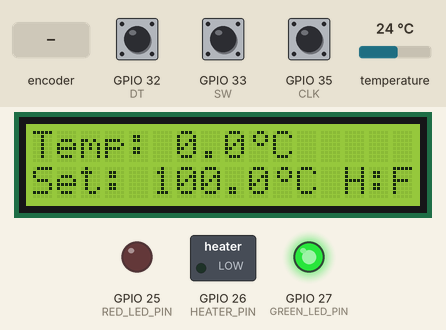
The program below on a simulated ESP32. On the bench: 16×2 character LCD, switched loads named in the program (green lamp = pin HIGH), output pins drawn as LEDs (lit = HIGH). Inputs (shaded band) come from the test bench; at power-on: GPIO 33 (SW) HIGH, temperature 24 °C, GPIO 32 (DT) HIGH, GPIO 35 (CLK) HIGH. What the program prints to the serial monitor is not drawn.

Above: at 1.2 s.
1.3 s: rotary encoder on GPIO 35 (CLK) / GPIO 32 (DT) turned 1 step (first pin leading)
At 2.6 s:
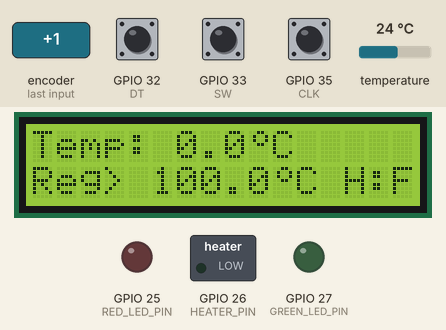
4.4 s: GPIO 33 (SW) pulled LOW for 2.65 s
At 8.3 s:
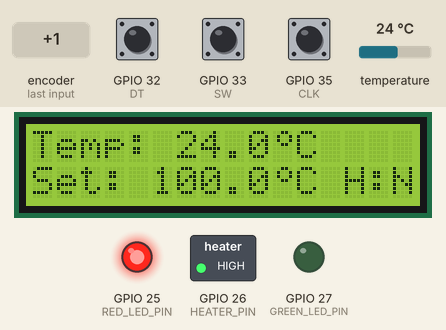
8.6 s: rotary encoder on GPIO 35 (CLK) / GPIO 32 (DT) turned 2 steps (second pin leading)
At 10.6 s:
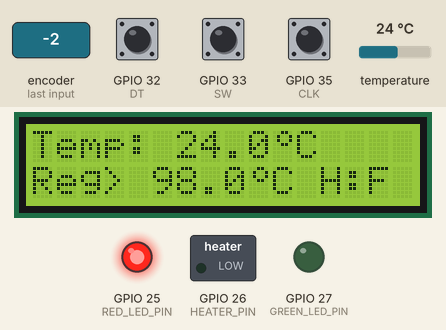
11.7 s: temperature set to 12 °C
At 14.5 s:
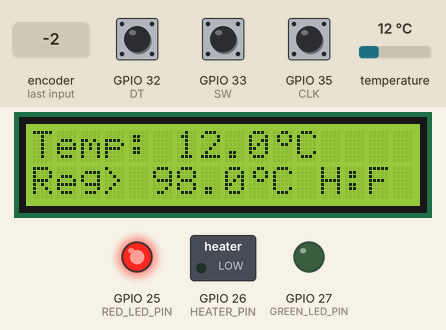
14.8 s: temperature set to 0 °C
At 18.5 s:
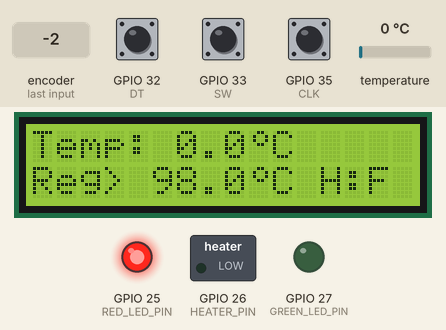
21.3 s: GPIO 33 (SW) pulled LOW for 2.65 s
At 25.0 s:
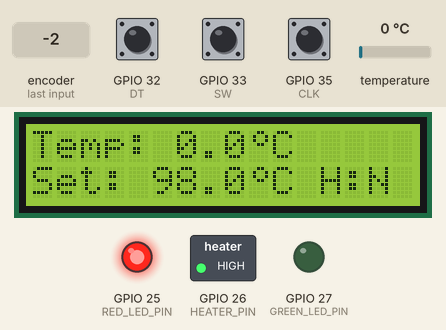
Timing chart, 0 to 26.5 s (numbered marks = the images above; inputs shaded):
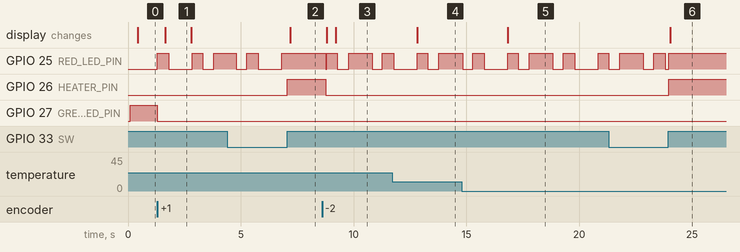

Measured:
- after the input at 1.3 s, GPIO 25 (RED_LED_PIN): goes HIGH 0.50 s, LOW 1.0 s, HIGH 0.46 s, LOW 0.50 s, then HIGH, starting at once; GPIO 27 (GREEN_LED_PIN): HIGH → LOW at once; the display: changes after 0.34 s (image 1)
- after the input at 4.4 s, GPIO 25 (RED_LED_PIN): goes on until 6.8 s, then stays HIGH; GPIO 26 (HEATER_PIN): LOW → HIGH after 2.7 s; the display: changes after 2.8 s (image 2)
- after the input at 8.6 s, GPIO 25 (RED_LED_PIN): goes LOW 0.04 s, HIGH 0.46 s, LOW 0.50 s, HIGH 1.0 s, LOW 0.46 s, then HIGH, starting after 0.17 s; GPIO 26 (HEATER_PIN): HIGH → LOW after 0.17 s; the display: first changes after 0.21 s (image 3 shows a later state)
- after the input at 11.7 s, the display: changes after 1.1 s (image 4)
- after the input at 14.8 s, the display: changes after 2.0 s (image 5)
- after the input at 21.3 s, GPIO 26 (HEATER_PIN): LOW → HIGH after 2.7 s; the display: changes after 2.7 s (image 6)
- what the display in image 1 shows lasts 1.2 s, from 1.6 s to 2.8 s

The program:

main.cpp
```cpp
#include "config.h"


void setup() {
  // put your setup code here, to run once:
  Serial.begin(115200); // Initialisation de la communication série
  sensors.begin(); // Initialisation du capteur de température DS18B20
  Wire.begin(LCD_SDA, LCD_SCL); // Initialisation du bus I2C pour l'écran LCD
  lcd.begin(16, 2); // Initialisation de l'écran LCD
  lcd.createChar(0, degreeChar); // Création du caractère °
  lcd.backlight(); // Activation du rétroéclairage de l'écran LCD
  lcd.clear(); // Effacement de l'écran LCD
  myPID.SetOutputLimits(0, PWM_MAX_DUTY); // Limitation de la sortie du PID pour le PWM
  myPID.SetSampleTime(2000); // Définition du temps d'échantillonnage du PID à 2000 ms
  myPID.SetMode(AUTOMATIC); // Activation du PID
  pinMode(SW, INPUT_PULLUP); // SW au repos = HIGH, appuyé = LOW
  pinMode(CLK, INPUT); // Configuration de la broche CLK de l'encodeur en entrée
  pinMode(DT, INPUT); // Configuration de la broche DT de l'encode
  ledcSetup(PWM_CHANNEL, PWM_FREQ, PWM_RESOLUTION);
  ledcAttachPin(HEATER_PIN, PWM_CHANNEL);
  pinMode(RED_LED_PIN, OUTPUT); // Configuration de la broche de la LED rouge en sortie
  pinMode(GREEN_LED_PIN, OUTPUT); // Configuration de la broche de la LED verte en sortie
  digitalWrite(RED_LED_PIN, LOW); // LED rouge éteinte au démarrage
  digitalWrite(GREEN_LED_PIN, LOW); // Éteindre la LED verte au démarrage
  lastCLKstate = digitalRead(CLK); // Lecture de l'état initial du signal CLK de l'encodeur
  attachInterrupt(digitalPinToInterrupt(CLK), handleEncoderInterrupt, CHANGE); // Attachement de l'interruption pour l'encodeur rotatif sur le signal CLK
  attachInterrupt(digitalPinToInterrupt(SW), handleButtonInterrupt, CHANGE); // Appui et relâchement du bouton poussoir
}

void loop() {
  // put your main code here, to run repeatedly:
  unsigned long currentMillis = millis();

  //___0. Gestion du bouton poussoir de l'encodeur _________________________________
  handleButton(currentMillis);

  //___1. Lecture de la température toutes les 2000 ms _________________________________

  if (currentMillis - lastTempRead >= TEMP_INTERVAL) {
    previousInput = input;
    readTemperatureC();
    changeinput = !isnan(input) && !isnan(previousInput) && fabs(input - previousInput) > 0.01;
    if (heaterOn && !isnan(input)) {
      markHeatingCompleted();
      determineTu(currentMillis); // Déterminer Tu uniquement à chaque nouvelle mesure
    }
    if (experimentLogging && !isnan(input)) {
      logExperimentSample(currentMillis);
      if (coolingReachedAmbient()) {
        stopExperimentLogging();
      }
    }
    lastTempRead = currentMillis;
  }

  //___2. Gestion de l'encodeur rotatif pour le réglage de la température consignée ______
  if (encoderPos != 0) {
    heaterOn = false;
    stopExperimentLogging();
    enreglage = true;
    setpoint_cache += (double)encoderPos * 0.5; // Incrémenter ou décrémenter la consigne par pas de 0.5°C
    if (setpoint_cache < TEMP_MIN) {
      setpoint_cache = TEMP_MIN; // Limiter la consigne à 0°C minimum
    } else if (setpoint_cache > TEMP_MAX) {
      setpoint_cache = TEMP_MAX; // Limiter la consigne à 100°C maximum
    }
    setpoint = setpoint_cache; // Mettre à jour la consigne pour le PID
    resetTuDetection(); // Repartir sur une mesure Tu propre après changement de consigne
    encoderPos = 0; // Réinitialiser le compteur de l'encodeur
  }

  //___4. Contrôle du chauffage TOR/PID ____________________________
  if (heaterOn) {
    if (!isnan(input)) { // Vérifier si la température est valide avant de calculer le PID
      myPID.Compute(); // Calculer la sortie du PID
      setHeaterPower((int)output); // Régler la puissance du chauffage en fonction de la sortie du PID
    } else {
      ledcWrite(PWM_CHANNEL, 0); // Éteindre le chauffage si la température est invalide
    }
  } else {
    ledcWrite(PWM_CHANNEL, 0); // Éteindre le chauffage si désactivé
  }

  //___5. Affichage sur l'écran LCD toutes les 400 ms ____________________________
  if (currentMillis - lastDisplay >= DISPLAY_INTERVAL) {
    afficheurLCD(); // Mettre à jour l'affichage LCD
    if (heaterOn) {
      Serial.print("Temp: ");
      Serial.print(input);
      Serial.print(" °C, Setpoint: ");
      Serial.print(setpoint);
      Serial.print(" °C, Output: ");
      Serial.println(output);
    }
    lastDisplay = currentMillis;
  }

  //___6. Gestion des LED pour indiquer l'état du chauffage ____________________________
  if (enreglage) {
    if (currentMillis - lastLedBlink >= LED_BLINK_INTERVAL) {
      digitalWrite(RED_LED_PIN, !digitalRead(RED_LED_PIN)); // Faire clignoter la LED rouge si l'enregistrement est en cours
      digitalWrite(GREEN_LED_PIN, LOW);
      lastLedBlink = currentMillis;
    }
  } else if (heaterOn) {
    digitalWrite(RED_LED_PIN, HIGH); // Allumer la LED rouge si le chauffage est activé
    digitalWrite(GREEN_LED_PIN, LOW); // Éteindre la LED verte si le chauffage est activé
  } else {
    digitalWrite(RED_LED_PIN, LOW); // Éteindre la LED rouge si le chauffage est désactivé
    digitalWrite(GREEN_LED_PIN, HIGH); // Allumer la LED verte si le chauffage est désactivé
  }
} 
```

config.h
```cpp
#ifndef CONFIG_H
#define CONFIG_H

// Configuration options for the water heating system

//=========================INCLUDE==================================//

#include <Arduino.h>
#include <OneWire.h>
#include <DallasTemperature.h>
#include <LiquidCrystal_I2C.h>
#include <Wire.h>
#include <PID_v1.h>

//=========================BROCHES==================================//

// Broche OneWire du DS18B20 (ne pas partager avec l'I2C)
#define ONE_WIRE_BUS 19

// Broches pour l'écran LCD (D22, D23 sur ESP 32 DEVKIT V1)
#define LCD_SDA 22
#define LCD_SCL 23


// Broches de l'encodeur rotatif (D33, D32, D35 sur ESP 32 DEVKIT V1)
#define CLK 35
#define DT 32
#define SW 33

// Broche Heater (D26 sur ESP 32 DEVKIT V1, pin de sortie PWM valide)
#define HEATER_PIN 26

// Broches des LED RED & GREEN (D25, D26 sur ESP 32 DEVKIT V1)
#define RED_LED_PIN 25
#define GREEN_LED_PIN 27

//=========================PARAMETRES==================================//


double setpoint = 100.0, input, output, setpoint_cache = 100.0, previousInput = 0.0; // Variables pour le PID

double Kp = 300.0, Ki = 0.05, Kd = 100.0; // Paramètres PID

const double temperatureThreshold = 1.5; // Seuil de température pour le contrôle du chauffage
const double COOLING_AMBIENT_TEMPERATURE = 30.0;
const double COOLING_AMBIENT_TOLERANCE = 0.5;
const double HEATING_TARGET_TOLERANCE = 0.5;
const double MINIMUM_HEATING_RISE = 2.0;

// ── Limites de température (°C) ─────────────────────────────────
#define TEMP_MIN      30.0
#define TEMP_MAX      100.0
#define TEMP_STEP     1.0     // Pas de réglage par clic encodeur
#define HISTERESIS     0.5     // Hystérésis pour éviter les oscillations du chauffage


// ---- Configuration PWM (HEATER) ----
const int PWM_FREQ       = 50;   // 50 Hz
const int PWM_RESOLUTION = 8;      // 8 bits -> valeurs 0-255
const int PWM_CHANNEL    = 0;
const int PWM_MAX_DUTY   = (1 << PWM_RESOLUTION) - 1;


// ── Encodeur rotatif ────────────────────────────────────────────
volatile int encoderPos  = 0;
volatile int lastCLKstate;

// ── Anti-rebond bouton ───────────────────────────────────────────
// SW utilise INPUT_PULLUP : repos = HIGH, appui = LOW
volatile bool buttonPressedEvent  = false;
volatile bool buttonReleasedEvent = false;
volatile unsigned long buttonPressStartMs = 0;
volatile unsigned long buttonReleaseMs    = 0;
volatile unsigned long lastButtonIrqMs    = 0;
bool          buttonIsPressed = false;
unsigned long btnPressTime    = 0;
bool          btnHandled      = false;
bool changeinput = true; // Variable pour indiquer si l'entrée a changé


// ── Timing ──────────────────────────────────────────────────────
unsigned long lastTempRead  = 0;
unsigned long lastDisplay   = 0;
const unsigned long TEMP_INTERVAL    = 2000;
const unsigned long DISPLAY_INTERVAL = 400;
const unsigned long BUTTON_DEBOUNCE  = 50; // Anti-rebond pour le bouton poussoir
const unsigned long BUTTON_LONG_PRESS = 5000; // Durée d'appui long pour réinitialiser
const unsigned long LED_BLINK_INTERVAL = 500; // Intervalle de clignotement des LED (en ms)
unsigned long lastLedBlink = 0;

const int TU_PERIODS_REQUIRED = 3; // Nombre de périodes à moyenner pour Tu
int countTu = 0; // Compteur pour déterminer le Tu de Ziegler-Nichols
unsigned long lastTuCrossingMs = 0;
unsigned long tuPeriodSumMs = 0;

// ── Caractère ° personnalisé pour LCD ───────────────────────────
byte degreeChar[8] = {
  0b00110,
  0b01001,
  0b01001,
  0b00110,
  0b00000,
  0b00000,
  0b00000,
  0b00000
};

bool enreglage = false; // Variable pour indiquer si l'enregistrement est en cours
bool heaterOn = false; // Variable pour indiquer si le chauffage est activé

// Acquisition envoyee au PC pour generer les graphes de l'experience.
unsigned long experimentStartMs = 0;
bool experimentLogging = false;
enum ExperimentPhase {
  EXPERIMENT_IDLE,
  EXPERIMENT_HEATING,
  EXPERIMENT_COOLING
};
ExperimentPhase experimentPhase = EXPERIMENT_IDLE;
double experimentStartTemperature = NAN;
double experimentMaximumTemperature = NAN;
bool heatingCompleted = false;
//=========================CONFIGURATION==================================//

OneWire oneWire(ONE_WIRE_BUS);
DallasTemperature sensors(&oneWire);
LiquidCrystal_I2C lcd(0x27, 16, 2); // Adresse I2C de l'écran LCD (0x27 ou 0x3F) et dimensions (16 colonnes, 2 lignes)
PID myPID(&input, &output, &setpoint, Kp, Ki, Kd, DIRECT);

//=========================FONCTIONS==================================//

void startExperimentLogging(unsigned long currentMillis) {
  experimentStartMs = currentMillis;
  experimentLogging = true;
  experimentPhase = EXPERIMENT_HEATING;
  experimentStartTemperature = input;
  experimentMaximumTemperature = input;
  heatingCompleted = false;
  Serial.println("EXPERIMENT_BEGIN");
  Serial.println("DATA,elapsed_s,phase,temperature_c,target_c,pid_setpoint_c,output,target_error_c,pid_error_c");
}

void stopExperimentLogging() {
  if (!experimentLogging) {
    return;
  }
  experimentLogging = false;
  experimentPhase = EXPERIMENT_IDLE;
  heatingCompleted = false;
  Serial.println("EXPERIMENT_END");
}

void markHeatingCompleted() {
  if (isnan(input)) {
    return;
  }
  if (isnan(experimentStartTemperature)) {
    experimentStartTemperature = input;
  }

  if (isnan(experimentMaximumTemperature) || input > experimentMaximumTemperature) {
    experimentMaximumTemperature = input;
  }

  const bool reachedTarget = input >= setpoint_cache - HEATING_TARGET_TOLERANCE;
  const bool actuallyHeated =
      experimentMaximumTemperature >= experimentStartTemperature + MINIMUM_HEATING_RISE;
  heatingCompleted = heatingCompleted || (reachedTarget && actuallyHeated);
}

void startCoolingLogging() {
  if (!experimentLogging || experimentPhase != EXPERIMENT_HEATING) {
    return;
  }
  experimentPhase = EXPERIMENT_COOLING;
  Serial.println("COOLING_BEGIN");
}

void logExperimentSample(unsigned long currentMillis) {
  if (!experimentLogging || isnan(input)) {
    return;
  }

  const double targetError = setpoint_cache - input;
  const double pidError = setpoint - input;
  Serial.print("DATA,");
  Serial.print((currentMillis - experimentStartMs) / 1000.0, 3);
  Serial.print(",");
  Serial.print(experimentPhase == EXPERIMENT_COOLING ? "cooling" : "heating");
  Serial.print(",");
  Serial.print(input, 3);
  Serial.print(",");
  Serial.print(setpoint_cache, 3);
  Serial.print(",");
  Serial.print(setpoint, 3);
  Serial.print(",");
  Serial.print(output, 3);
  Serial.print(",");
  Serial.print(targetError, 3);
  Serial.print(",");
  Serial.println(pidError, 3);
}

bool coolingReachedAmbient() {
  return experimentPhase == EXPERIMENT_COOLING &&
         !isnan(input) &&
         input <= COOLING_AMBIENT_TEMPERATURE + COOLING_AMBIENT_TOLERANCE;
}

// Lecture brute DS18B20
float readTemperatureC() {
  sensors.requestTemperatures();
  const float temp = sensors.getTempCByIndex(0);
  if (temp == DEVICE_DISCONNECTED_C) {
    input = NAN; // Mettre à jour la variable d'entrée pour le PID avec une valeur NaN
    return NAN;
  }
  input = (double)temp; // Mettre à jour la variable d'entrée pour le PID
  return temp;
}
// Détermine le Tu de Ziegler-Nichols
void resetTuDetection() {
  countTu = 0;
  lastTuCrossingMs = 0;
  tuPeriodSumMs = 0;
}

void determineTu(unsigned long currentMillis) {
  if (Ki != 0.0 || Kd != 0.0 || isnan(input) || isnan(previousInput)) {
    return;
  }

  bool crossedSetpointUp = previousInput < setpoint && input >= setpoint;
  if (!crossedSetpointUp) {
    return;
  }

  if (lastTuCrossingMs == 0) {
    lastTuCrossingMs = currentMillis;
    Serial.println("Tu: premier passage montant du setpoint detecte");
    return;
  }

  unsigned long periodMs = currentMillis - lastTuCrossingMs;
  lastTuCrossingMs = currentMillis;

  if (periodMs == 0) {
    return;
  }

  tuPeriodSumMs += periodMs;
  countTu++;

  Serial.print("Tu periode ");
  Serial.print(countTu);
  Serial.print(" : ");
  Serial.print(periodMs / 1000.0, 2);
  Serial.println(" s");

  if (countTu >= TU_PERIODS_REQUIRED) {
    double Tu = (tuPeriodSumMs / (double)countTu) / 1000.0; // Convertir en secondes
    double Ku = Kp; // Gain critique utilise pendant l'essai

    if (Tu <= 0.0) {
      resetTuDetection();
      return;
    }

    Serial.print("Tu de Ziegler-Nichols : ");
    Serial.print(Tu, 2);
    Serial.println(" secondes");

    // Reglage Ziegler-Nichols PID classique : Kp=0.6Ku, Ti=Tu/2, Td=Tu/8
    Kp = 0.6 * Ku;
    Ki = 1.2 * Ku / Tu;
    Kd = 0.0;
    myPID.SetTunings(Kp, Ki, Kd);

    Serial.print("Nouveaux gains PID => Kp: ");
    Serial.print(Kp, 2);
    Serial.print(", Ki: ");
    Serial.print(Ki, 2);
    Serial.print(", Kd: ");
    Serial.println(Kd, 2);
  }
}
// Une Interruption pour l'encodeur rotatif
void IRAM_ATTR handleEncoderInterrupt() {
  int CLKstate = digitalRead(CLK);
  int DTstate = digitalRead(DT);
  if (CLKstate != lastCLKstate) {
    encoderPos += (CLKstate != DTstate) ? 1 : -1;

    lastCLKstate = CLKstate;
  }
}

void IRAM_ATTR handleButtonInterrupt() {
  unsigned long now = millis();
  if (now - lastButtonIrqMs < BUTTON_DEBOUNCE) {
    return;
  }
  lastButtonIrqMs = now;

  if (digitalRead(SW) == LOW) {
    buttonPressStartMs = now;
    buttonPressedEvent = true;
  } else {
    buttonReleaseMs = now;
    buttonReleasedEvent = true;
  }
}

void handleShortButtonPress() {
  heaterOn = !heaterOn; // Inverser l'état du chauffage
  if (heaterOn) {
    stopExperimentLogging();
    resetTuDetection(); // Nouvelle mesure Tu à chaque démarrage du chauffage
    startExperimentLogging(millis());
  } else {
    // Un appui qui eteint effectivement le chauffage demarre le refroidissement,
    // meme si la temperature cible n'a pas encore ete atteinte.
    startCoolingLogging();
  }
  enreglage = false; // Sortir du mode d'enregistrement si le bouton est pressé
}

void handleLongButtonPress() {
  setpoint_cache = 60.0;
  setpoint = setpoint_cache; // Mettre à jour la consigne pour le PID
  heaterOn = false; // Désactiver le chauffage lors de la réinitialisation
  stopExperimentLogging();
  enreglage = false;
  resetTuDetection();
}

void handleButton(unsigned long currentMillis) {
  noInterrupts();
  bool pressedEvent = buttonPressedEvent;
  bool releasedEvent = buttonReleasedEvent;
  unsigned long pressedAt = buttonPressStartMs;
  unsigned long releasedAt = buttonReleaseMs;
  buttonPressedEvent = false;
  buttonReleasedEvent = false;
  interrupts();

  if (pressedEvent) {
    buttonIsPressed = true;
    btnPressTime = pressedAt;
    btnHandled = false;
  }

  if (buttonIsPressed && !btnHandled && currentMillis - btnPressTime >= BUTTON_LONG_PRESS) {
    handleLongButtonPress();
    btnHandled = true;
  }

  if (releasedEvent) {
    unsigned long heldTime = releasedAt - btnPressTime;
    if (buttonIsPressed && !btnHandled && heldTime >= BUTTON_DEBOUNCE) {
      handleShortButtonPress();
    }
    buttonIsPressed = false;
    btnHandled = false;
  }
}

void afficheurLCD() {
  lcd.clear();
  lcd.setCursor(0, 0);
  lcd.print("Temp: ");
  if (isnan(input)) {
    lcd.print("Err");
  } else {
    lcd.print(input, 1);
    lcd.write(byte(0)); // Affiche le caractère °
    lcd.print("C");
  }
  lcd.setCursor(0, 1);
  lcd.print("Set: ");
  lcd.print(setpoint_cache, 1);
  lcd.write(byte(0)); // Affiche le caractère °
  lcd.print("C");

  // Réglage de la température consignée avec l'encodeur rotatif
  if (enreglage) {
    lcd.setCursor(0, 1);
    lcd.print("Reg> ");
    lcd.print(setpoint_cache, 1);
    lcd.write(byte(0)); // Affiche le caractère °
    lcd.print("C");
  }
  if (heaterOn) {
    lcd.print(" H:N");
  } else {
    lcd.print(" H:F");
  }
}
// Fonction pour régler la puissance du chauffage avec une bande morte
void setHeaterPower(int power) {

  // Deux NPN → logique directe, pas d'inversion
  ledcWrite(PWM_CHANNEL, constrain(power, 0, PWM_MAX_DUTY)); // Appliquer la sortie du PID à la broche de chauffage via PWM

}
#endif // CONFIG_H
```
